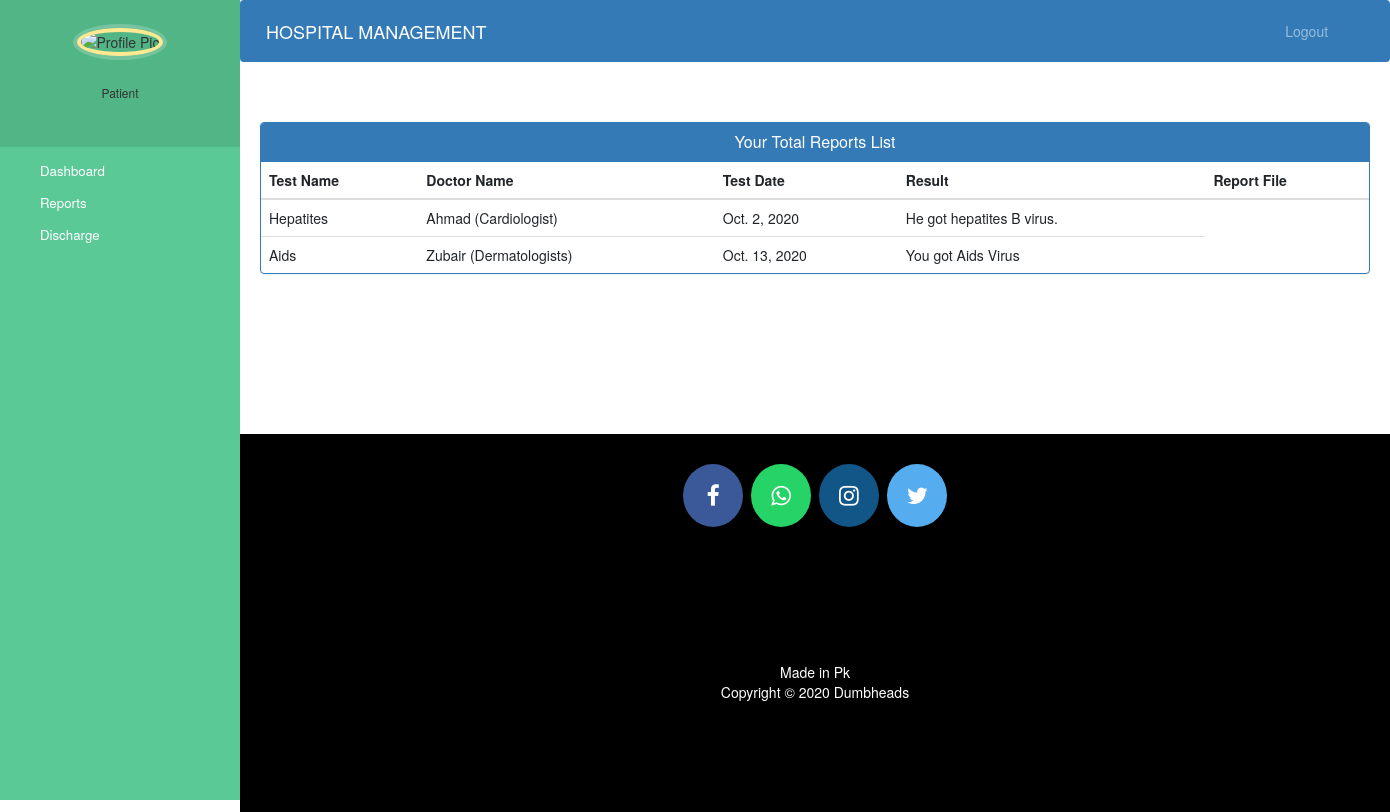
The page /patient_view_reports/ (signed in) on the database its author committed.
### hospital/models.py (models this page shows, shortened)
class Report(models.Model):
    patientId = models.ForeignKey(Patient, on_delete=models.CASCADE)
    doctorId = models.ForeignKey(Doctor, on_delete=models.CASCADE)
    testName=models.CharField(max_length=40,null=True)
    testDate=models.DateField(auto_now=True)
    description=models.TextField(max_length=500)
    report_file = models.FileField(upload_to='patient/reports/',null=True,blank=True)
    status=models.BooleanField(default=False)

class Doctor(models.Model):
    user=models.OneToOneField(User,on_delete=models.CASCADE)
    profile_pic= models.ImageField(upload_to='profile_pic/DoctorProfilePic/',null=True,blank=True)
    address = models.CharField(max_length=40)
    mobile = models.CharField(max_length=20,null=True)
    department= models.CharField(max_length=50,choices=departments,default='Cardiologist')
    status=models.BooleanField(default=False)
    def __str__(self):
        return "{} ({})".format(self.user.first_name,self.department)

### hospital/views.py (the view)
# urls.py: path('patient_view_reports/', views.patient_view_reports, name='patient_view_reports'),
def patient_view_reports(request):
    reports=models.Report.objects.filter(patientId=request.user.id)
    all_report = {'reports':reports}
    return render(request,'temp/patient_view_reports.html',all_report)

### templates/temp/patient_view_reports.html (shortened to what this page needs)
{% extends 'temp/patientbase.html' %}
{% block content %}
{% load static %}
<head>
  <link href="//netdna.bootstrapcdn.com/bootstrap/3.0.0/css/bootstrap.min.css" rel="stylesheet" id="bootstrap-css">
</head>
<div class="container">
  <div class="panel panel-primary">
    <div class="panel-heading">
      <h6 class="panel-title">Your Total Reports List</h6>
    </div>
    <table class="table table-hover" id="dev-table">
      <thead>
        <tr>
          <th>Test Name</th>
          <th>Doctor Name</th>
          <th>Test Date</th>
          <th>Result</th>
          <th>Report File</th>
        </tr>
      </thead>
      {% for r in reports %}
      <tr>
        <td> {{r.testName}}</td>
        <td>{{r.doctorId}}</td>
        <td>{{r.testDate}}</td>
        <td>{{r.description}}</td>
      </tr>
      {% endfor %}
    </table>
  </div>
</div>
{% endblock content %}

### static/style.css (style rules this page uses)
body { padding-left: 240px; }

### templates/temp/patient_view_reports.html (style rules this page uses)
h6 { text-align: center; }

### rows shown on the page
Report: testName "Hepatites", doctorId "Ahmad (Cardiologist)", testDate "Oct. 2, 2020", description "He got hepatites B virus."
Report: testName "Aids", doctorId "Zubair (Dermatologists)", testDate "Oct. 13, 2020", description "You got Aids Virus"
